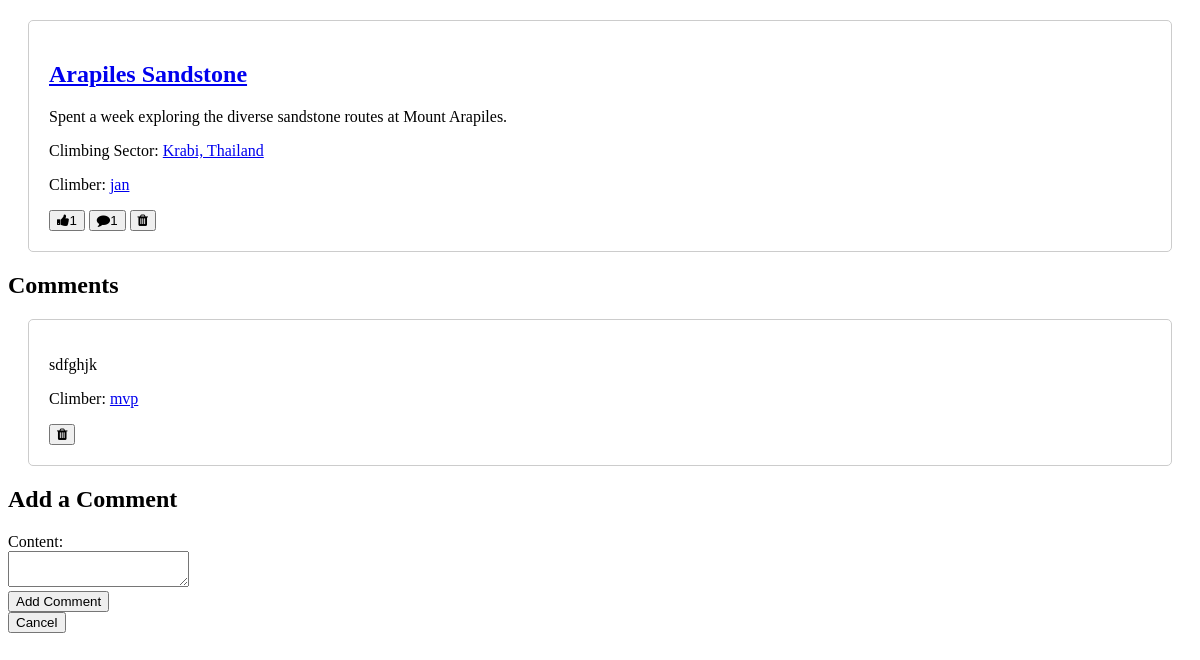
Page /post/24 on the committed database.
### tables this page shows
CREATE TABLE posts (
    id INTEGER PRIMARY KEY,
    title TEXT,
    body TEXT,
    created_at TIMESTAMP DEFAULT CURRENT_TIMESTAMP,
    likes INT DEFAULT 0,
    user_id INT,
    threat_id INT,
    comments INT DEFAULT 0,
    image_path TEXT,
    FOREIGN KEY (user_id) REFERENCES users(id),
    FOREIGN KEY (threat_id) REFERENCES threats(id)

);

CREATE TABLE threats (
    id INTEGER PRIMARY KEY,
    name TEXT,
    description TEXT
);

CREATE TABLE users (
    id INTEGER PRIMARY KEY,
    username TEXT,
    email TEXT,
    password TEXT
);

CREATE TABLE comments (
    id INTEGER PRIMARY KEY,
    body TEXT,
    created_at TIMESTAMP DEFAULT CURRENT_TIMESTAMP,
    post_id INT,
    user_id INT,
    FOREIGN KEY (post_id) REFERENCES posts(id),
    FOREIGN KEY (user_id) REFERENCES users(id)
);

### app.py (the view)
@app.route('/post/<post_id>', methods=['GET', 'POST'])
def post(post_id):
    db = DatabaseWorker('database.db')
    post = db.search(f"SELECT posts.*, threats.name, users.username FROM posts JOIN threats ON posts.threat_id = threats.id JOIN users ON posts.user_id = users.id WHERE posts.id={post_id}", multiple=True)[0]
    user_id = session.get('id')
    if request.method == 'POST' and user_id is not None:
        content = request.form['content']
        db.insert(f"INSERT INTO comments (body, post_id, user_id) VALUES ('{content}', {post_id}, {user_id})") # fixed
        response = make_response(redirect(url_for('post', post_id=post_id)))
        db.run_query(f"UPDATE posts SET comments=comments+1 WHERE id={post_id}")
        return response
    elif user_id is None and request.method == 'POST':
        return redirect(url_for('login'))
    comments = db.search(f"SELECT comments.*, users.username FROM comments JOIN users ON comments.user_id = users.id WHERE comments.post_id={post_id}", multiple=True)
    return render_template('post.html', post=post, comments=comments)

### database_worker.py (called while the page is built)
    def search(self, query, multiple=False):
        result = self.cursor.execute(query)
        if multiple:
            return result.fetchall() # returns multiple valuses in a list
        else:
            return result.fetchone() # returns a singele value

### templates/post.html (shortened to what this page needs)
<!DOCTYPE html>
<html>
<head>
    <link rel="stylesheet" href="https://cdn.jsdelivr.net/npm/cirrus-ui/dist/cirrus.min.css">
    <link rel="stylesheet" href="/static/style.css">
    <link rel="stylesheet" href="https://cdnjs.cloudflare.com/ajax/libs/font-awesome/4.7.0/css/font-awesome.min.css">
</head>
<body>
    <div class="post">
        <h2><a href="/post/{{ post[0] }}">{{ post[1] }}</a></h2>
        <p>{{ post[2] }}</p>
        <p>Climbing Sector: <a href="/thread/{{ post[6] }}">{{ post[9] }}</a></p>
        <p>Climber: <a href="/profile/{{ post[5] }}">{{ post[10] }}</a></p>
        <button type="button" class="btn-transparent" onclick="window.location.href='/like/{{ post[0] }}'"><i class="fa fa-thumbs-up"></i>{{ post[4] }}</button>
        <button type="button" class="btn-transparent"><i class="fa fa-comment"></i>{{ post[7] }}</button>
        <button type="button" class="btn-transparent" onclick="window.location.href='/delete/{{ post[0] }}'"><i class="fa fa-trash"></i></button>
    </div>
    <h2>Comments</h2>
    {% for comment in comments %}
    <div class="comment">
        <p>{{ comment[1] }}</p>
        <p>Climber: <a href="/profile/{{ comment[4] }}">{{ comment[5] }}</a></p>
        <button type="button" class="btn-transparent" onclick="window.location.href='/delete_comment/{{ comment[0] }}'"><i class="fa fa-trash"></i></button>
    </div>
    {% endfor %}
    <h2>Add a Comment</h2>
    <form action="/post/{{ post[0] }}" method="post">
        <label for="content">Content:</label><br>
        <textarea id="content" name="content" required></textarea><br>
        <input type="submit" value="Add Comment">
    </form>
    <button type="button" class="cancelbtn" onclick="window.location.href='/home'">Cancel</button>
</body>
</html>

### static/style.css (style rules this page uses)
.post { margin: 20px; padding: 20px; border: 1px solid #ccc; border-radius: 5px; }
.comment { margin: 20px; padding: 20px; border: 1px solid #ccc; border-radius: 5px; }

### rows in the picture
posts: title "Arapiles Sandstone", body "Spent a week exploring the diverse sandstone routes at Mount Arapiles.", likes "1", comments "1"
threats: name "Krabi, Thailand"
users: username "jan"
comments: body "sdfghjk", username "mvp"
